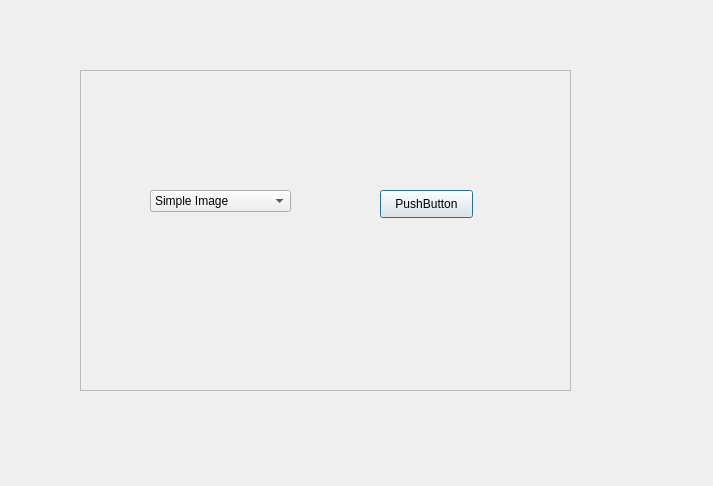
<?xml version="1.0" encoding="UTF-8"?>
<ui version="4.0">
 <class>Dialog</class>
 <widget class="QDialog" name="Dialog">
  <property name="geometry">
   <rect>
    <x>0</x>
    <y>0</y>
    <width>713</width>
    <height>486</height>
   </rect>
  </property>
  <property name="windowTitle">
   <string>Dialog</string>
  </property>
  <widget class="QFrame" name="frame">
   <property name="geometry">
    <rect>
     <x>80</x>
     <y>70</y>
     <width>491</width>
     <height>321</height>
    </rect>
   </property>
   <property name="frameShape">
    <enum>QFrame::StyledPanel</enum>
   </property>
   <property name="frameShadow">
    <enum>QFrame::Raised</enum>
   </property>
   <widget class="QComboBox" name="comboBox">
    <property name="geometry">
     <rect>
      <x>70</x>
      <y>120</y>
      <width>141</width>
      <height>22</height>
     </rect>
    </property>
    <item>
     <property name="text">
      <string>Simple Image</string>
     </property>
    </item>
    <item>
     <property name="text">
      <string>Multi Image</string>
     </property>
    </item>
    <item>
     <property name="text">
      <string>Orthophoto</string>
     </property>
    </item>
   </widget>
   <widget class="QPushButton" name="pushButton">
    <property name="geometry">
     <rect>
      <x>300</x>
      <y>120</y>
      <width>93</width>
      <height>28</height>
     </rect>
    </property>
    <property name="text">
     <string>PushButton</string>
    </property>
   </widget>
  </widget>
 </widget>
 <resources/>
 <connections/>
</ui>
